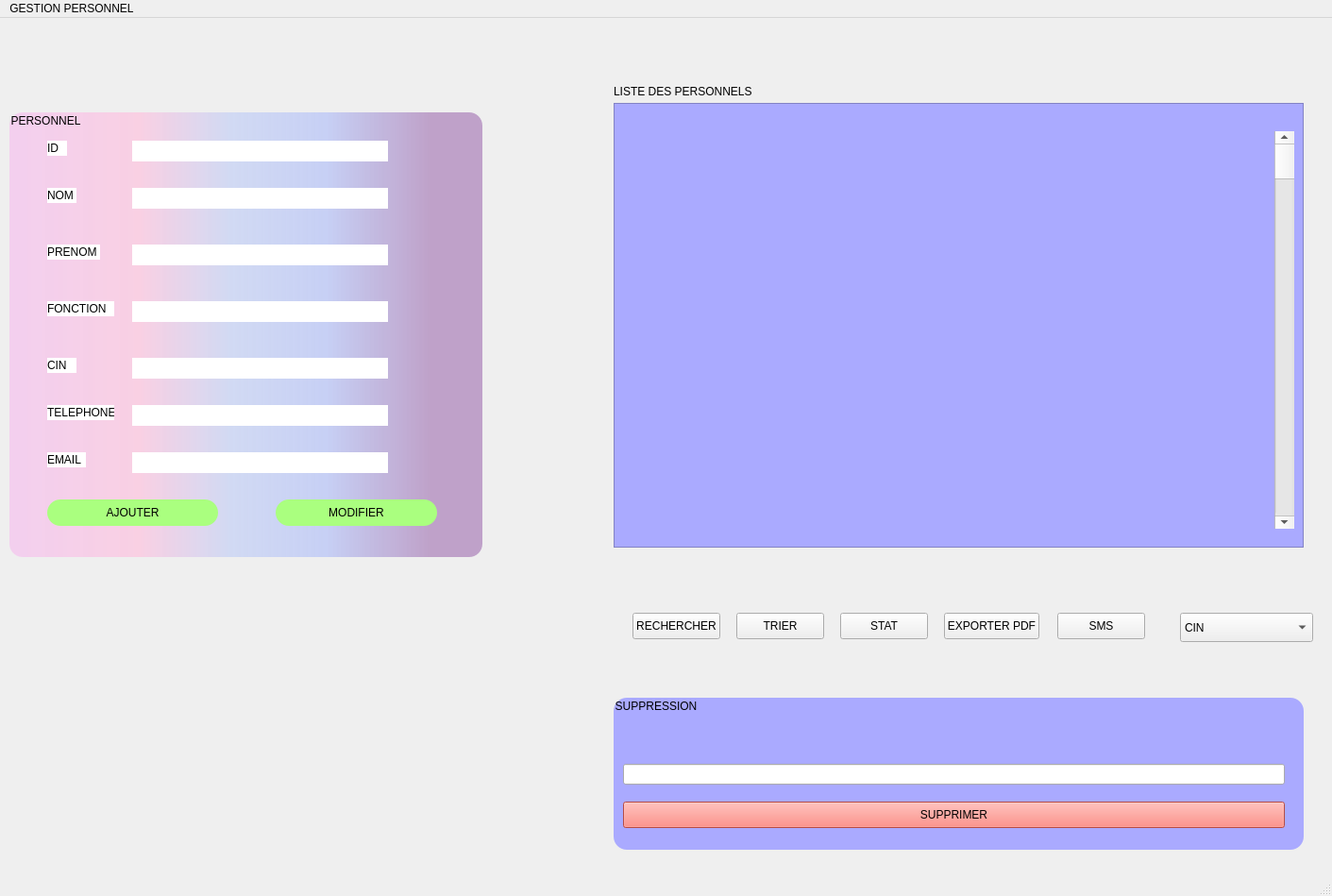
<?xml version="1.0" encoding="UTF-8"?>
<ui version="4.0">
 <class>MainWindow</class>
 <widget class="QMainWindow" name="MainWindow">
  <property name="geometry">
   <rect>
    <x>0</x>
    <y>0</y>
    <width>1411</width>
    <height>949</height>
   </rect>
  </property>
  <property name="windowTitle">
   <string>MainWindow</string>
  </property>
  <widget class="QWidget" name="centralwidget">
   <widget class="QLabel" name="label">
    <property name="geometry">
     <rect>
      <x>0</x>
      <y>590</y>
      <width>571</width>
      <height>351</height>
     </rect>
    </property>
    <property name="text">
     <string/>
    </property>
    <property name="pixmap">
     <pixmap>../essai-3-1.png</pixmap>
    </property>
    <property name="scaledContents">
     <bool>true</bool>
    </property>
   </widget>
   <widget class="QGroupBox" name="personnel">
    <property name="geometry">
     <rect>
      <x>10</x>
      <y>100</y>
      <width>501</width>
      <height>471</height>
     </rect>
    </property>
    <property name="styleSheet">
     <string notr="true">background-color: qlineargradient(spread:pad, x1:0, y1:0, x2:1, y2:0, stop:0.0347826 rgba(246, 189, 237, 161), stop:0.273913 rgba(255, 191, 221, 164), stop:0.465217 rgba(194, 207, 246, 166), stop:0.669565 rgba(171, 186, 248, 153), stop:0.886957 rgba(170, 128, 185, 178));
border-style: solid;
border-radius: 14px;</string>
    </property>
    <property name="title">
     <string>PERSONNEL</string>
    </property>
    <widget class="QLineEdit" name="id">
     <property name="geometry">
      <rect>
       <x>130</x>
       <y>30</y>
       <width>271</width>
       <height>22</height>
      </rect>
     </property>
     <property name="styleSheet">
      <string notr="true">background-color: rgb(255, 255, 255);</string>
     </property>
    </widget>
    <widget class="QLineEdit" name="cin">
     <property name="geometry">
      <rect>
       <x>130</x>
       <y>260</y>
       <width>271</width>
       <height>22</height>
      </rect>
     </property>
     <property name="styleSheet">
      <string notr="true">background-color: rgb(255, 255, 255);</string>
     </property>
    </widget>
    <widget class="QLineEdit" name="prenom">
     <property name="geometry">
      <rect>
       <x>130</x>
       <y>140</y>
       <width>271</width>
       <height>22</height>
      </rect>
     </property>
     <property name="styleSheet">
      <string notr="true">background-color: rgb(255, 255, 255);</string>
     </property>
    </widget>
    <widget class="QLineEdit" name="nom">
     <property name="geometry">
      <rect>
       <x>130</x>
       <y>80</y>
       <width>271</width>
       <height>22</height>
      </rect>
     </property>
     <property name="styleSheet">
      <string notr="true">background-color: rgb(255, 255, 255);</string>
     </property>
    </widget>
    <widget class="QLineEdit" name="fonction">
     <property name="geometry">
      <rect>
       <x>130</x>
       <y>200</y>
       <width>271</width>
       <height>22</height>
      </rect>
     </property>
     <property name="styleSheet">
      <string notr="true">background-color: rgb(255, 255, 255);</string>
     </property>
    </widget>
    <widget class="QLabel" name="label_2">
     <property name="geometry">
      <rect>
       <x>40</x>
       <y>80</y>
       <width>31</width>
       <height>16</height>
      </rect>
     </property>
     <property name="styleSheet">
      <string notr="true">background-color: rgb(255, 255, 255);</string>
     </property>
     <property name="text">
      <string>NOM</string>
     </property>
    </widget>
    <widget class="QLabel" name="label_3">
     <property name="geometry">
      <rect>
       <x>40</x>
       <y>140</y>
       <width>56</width>
       <height>16</height>
      </rect>
     </property>
     <property name="styleSheet">
      <string notr="true">background-color: rgb(255, 255, 255);</string>
     </property>
     <property name="text">
      <string>PRENOM</string>
     </property>
    </widget>
    <widget class="QLabel" name="label_4">
     <property name="geometry">
      <rect>
       <x>40</x>
       <y>200</y>
       <width>71</width>
       <height>16</height>
      </rect>
     </property>
     <property name="styleSheet">
      <string notr="true">background-color: rgb(255, 255, 255);</string>
     </property>
     <property name="text">
      <string>FONCTION</string>
     </property>
    </widget>
    <widget class="QLabel" name="label_5">
     <property name="geometry">
      <rect>
       <x>40</x>
       <y>260</y>
       <width>31</width>
       <height>16</height>
      </rect>
     </property>
     <property name="styleSheet">
      <string notr="true">background-color: rgb(255, 255, 255);</string>
     </property>
     <property name="text">
      <string>CIN</string>
     </property>
    </widget>
    <widget class="QLabel" name="label_6">
     <property name="geometry">
      <rect>
       <x>40</x>
       <y>360</y>
       <width>41</width>
       <height>16</height>
      </rect>
     </property>
     <property name="styleSheet">
      <string notr="true">background-color: rgb(255, 255, 255);</string>
     </property>
     <property name="text">
      <string>EMAIL</string>
     </property>
    </widget>
    <widget class="QPushButton" name="ajouter">
     <property name="geometry">
      <rect>
       <x>40</x>
       <y>410</y>
       <width>181</width>
       <height>28</height>
      </rect>
     </property>
     <property name="styleSheet">
      <string notr="true">background-color: rgb(170, 255, 127);</string>
     </property>
     <property name="text">
      <string>AJOUTER</string>
     </property>
    </widget>
    <widget class="QPushButton" name="modifier">
     <property name="geometry">
      <rect>
       <x>282</x>
       <y>410</y>
       <width>171</width>
       <height>28</height>
      </rect>
     </property>
     <property name="styleSheet">
      <string notr="true">background-color: rgb(170, 255, 127);</string>
     </property>
     <property name="text">
      <string>MODIFIER</string>
     </property>
    </widget>
    <widget class="QLineEdit" name="telephone">
     <property name="geometry">
      <rect>
       <x>130</x>
       <y>310</y>
       <width>271</width>
       <height>22</height>
      </rect>
     </property>
     <property name="styleSheet">
      <string notr="true">background-color: rgb(255, 255, 255);</string>
     </property>
    </widget>
    <widget class="QLineEdit" name="email">
     <property name="geometry">
      <rect>
       <x>130</x>
       <y>360</y>
       <width>271</width>
       <height>22</height>
      </rect>
     </property>
     <property name="styleSheet">
      <string notr="true">background-color: rgb(255, 255, 255);</string>
     </property>
    </widget>
    <widget class="QLabel" name="label_7">
     <property name="geometry">
      <rect>
       <x>40</x>
       <y>30</y>
       <width>21</width>
       <height>16</height>
      </rect>
     </property>
     <property name="styleSheet">
      <string notr="true">background-color: rgb(255, 255, 255);</string>
     </property>
     <property name="text">
      <string>ID</string>
     </property>
    </widget>
    <widget class="QLabel" name="label_8">
     <property name="geometry">
      <rect>
       <x>40</x>
       <y>310</y>
       <width>71</width>
       <height>16</height>
      </rect>
     </property>
     <property name="styleSheet">
      <string notr="true">background-color: rgb(255, 255, 255);</string>
     </property>
     <property name="text">
      <string>TELEPHONE</string>
     </property>
    </widget>
   </widget>
   <widget class="QPushButton" name="pdf">
    <property name="geometry">
     <rect>
      <x>1000</x>
      <y>630</y>
      <width>101</width>
      <height>28</height>
     </rect>
    </property>
    <property name="text">
     <string>EXPORTER PDF</string>
    </property>
   </widget>
   <widget class="QPushButton" name="rechercher">
    <property name="geometry">
     <rect>
      <x>670</x>
      <y>630</y>
      <width>93</width>
      <height>28</height>
     </rect>
    </property>
    <property name="text">
     <string>RECHERCHER</string>
    </property>
   </widget>
   <widget class="QPushButton" name="stat">
    <property name="geometry">
     <rect>
      <x>890</x>
      <y>630</y>
      <width>93</width>
      <height>28</height>
     </rect>
    </property>
    <property name="text">
     <string>STAT</string>
    </property>
   </widget>
   <widget class="QPushButton" name="trier">
    <property name="geometry">
     <rect>
      <x>780</x>
      <y>630</y>
      <width>93</width>
      <height>28</height>
     </rect>
    </property>
    <property name="text">
     <string>TRIER</string>
    </property>
   </widget>
   <widget class="QPushButton" name="sms">
    <property name="geometry">
     <rect>
      <x>1120</x>
      <y>630</y>
      <width>93</width>
      <height>28</height>
     </rect>
    </property>
    <property name="text">
     <string>SMS</string>
    </property>
   </widget>
   <widget class="QPushButton" name="supprimer">
    <property name="geometry">
     <rect>
      <x>660</x>
      <y>830</y>
      <width>701</width>
      <height>28</height>
     </rect>
    </property>
    <property name="styleSheet">
     <string notr="true">background-color: rgb(255, 107, 96);</string>
    </property>
    <property name="text">
     <string>SUPPRIMER</string>
    </property>
   </widget>
   <widget class="QScrollArea" name="scrollArea">
    <property name="geometry">
     <rect>
      <x>1350</x>
      <y>120</y>
      <width>20</width>
      <height>401</height>
     </rect>
    </property>
    <property name="widgetResizable">
     <bool>true</bool>
    </property>
    <widget class="QWidget" name="scrollAreaWidgetContents">
     <property name="geometry">
      <rect>
       <x>0</x>
       <y>0</y>
       <width>18</width>
       <height>399</height>
      </rect>
     </property>
    </widget>
   </widget>
   <widget class="QLabel" name="label_9">
    <property name="geometry">
     <rect>
      <x>650</x>
      <y>70</y>
      <width>151</width>
      <height>16</height>
     </rect>
    </property>
    <property name="text">
     <string>LISTE DES PERSONNELS</string>
    </property>
   </widget>
   <widget class="QLabel" name="label_10">
    <property name="geometry">
     <rect>
      <x>520</x>
      <y>30</y>
      <width>111</width>
      <height>111</height>
     </rect>
    </property>
    <property name="text">
     <string/>
    </property>
    <property name="pixmap">
     <pixmap>../people-icon-group-for-male-business-team-vector-20250453.jpg</pixmap>
    </property>
    <property name="scaledContents">
     <bool>true</bool>
    </property>
   </widget>
   <widget class="QComboBox" name="comboBox">
    <property name="geometry">
     <rect>
      <x>1250</x>
      <y>630</y>
      <width>141</width>
      <height>31</height>
     </rect>
    </property>
    <item>
     <property name="text">
      <string>CIN</string>
     </property>
    </item>
    <item>
     <property name="text">
      <string>ID</string>
     </property>
    </item>
    <item>
     <property name="text">
      <string>NOM</string>
     </property>
    </item>
    <item>
     <property name="text">
      <string>PRENOM</string>
     </property>
    </item>
    <item>
     <property name="text">
      <string>FONCTION</string>
     </property>
    </item>
    <item>
     <property name="text">
      <string>TELEPHONE</string>
     </property>
    </item>
    <item>
     <property name="text">
      <string>EMAIL</string>
     </property>
    </item>
   </widget>
   <widget class="QLabel" name="label_11">
    <property name="geometry">
     <rect>
      <x>560</x>
      <y>610</y>
      <width>101</width>
      <height>71</height>
     </rect>
    </property>
    <property name="text">
     <string/>
    </property>
    <property name="pixmap">
     <pixmap>../img_311816.png</pixmap>
    </property>
    <property name="scaledContents">
     <bool>true</bool>
    </property>
   </widget>
   <widget class="QLineEdit" name="supp">
    <property name="geometry">
     <rect>
      <x>660</x>
      <y>790</y>
      <width>701</width>
      <height>22</height>
     </rect>
    </property>
   </widget>
   <widget class="QGroupBox" name="suppression">
    <property name="geometry">
     <rect>
      <x>650</x>
      <y>720</y>
      <width>731</width>
      <height>161</height>
     </rect>
    </property>
    <property name="styleSheet">
     <string notr="true">background-color: rgb(170, 170, 255);
border-style: solid;
border-radius: 14px;</string>
    </property>
    <property name="title">
     <string>SUPPRESSION</string>
    </property>
   </widget>
   <widget class="QLabel" name="label_12">
    <property name="geometry">
     <rect>
      <x>-95</x>
      <y>-30</y>
      <width>1511</width>
      <height>1181</height>
     </rect>
    </property>
    <property name="text">
     <string/>
    </property>
    <property name="pixmap">
     <pixmap>../R.jpg</pixmap>
    </property>
    <property name="scaledContents">
     <bool>true</bool>
    </property>
   </widget>
   <widget class="QTableView" name="tab_personnel">
    <property name="geometry">
     <rect>
      <x>650</x>
      <y>90</y>
      <width>731</width>
      <height>471</height>
     </rect>
    </property>
    <property name="styleSheet">
     <string notr="true">background-color: rgb(170, 170, 255);</string>
    </property>
   </widget>
   <widget class="QScrollBar" name="verticalScrollBar">
    <property name="geometry">
     <rect>
      <x>1350</x>
      <y>120</y>
      <width>21</width>
      <height>421</height>
     </rect>
    </property>
    <property name="orientation">
     <enum>Qt::Vertical</enum>
    </property>
   </widget>
   <zorder>label_12</zorder>
   <zorder>suppression</zorder>
   <zorder>label</zorder>
   <zorder>pdf</zorder>
   <zorder>rechercher</zorder>
   <zorder>stat</zorder>
   <zorder>trier</zorder>
   <zorder>sms</zorder>
   <zorder>supprimer</zorder>
   <zorder>scrollArea</zorder>
   <zorder>label_9</zorder>
   <zorder>label_10</zorder>
   <zorder>comboBox</zorder>
   <zorder>label_11</zorder>
   <zorder>supp</zorder>
   <zorder>tab_personnel</zorder>
   <zorder>verticalScrollBar</zorder>
   <zorder>personnel</zorder>
  </widget>
  <widget class="QMenuBar" name="menubar">
   <property name="geometry">
    <rect>
     <x>0</x>
     <y>0</y>
     <width>1411</width>
     <height>26</height>
    </rect>
   </property>
   <widget class="QMenu" name="menuGESTION_PERSONNEL">
    <property name="title">
     <string>GESTION PERSONNEL</string>
    </property>
   </widget>
   <addaction name="menuGESTION_PERSONNEL"/>
  </widget>
  <widget class="QStatusBar" name="statusbar"/>
 </widget>
 <resources/>
 <connections/>
</ui>
